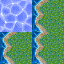

The image is a tile-based game level rendered from a .tmx file. Its description and complete source (layers, tilesets, objects, tile grids) follow:
An orthogonal 2x2 tile map with 32x32 px tiles, 1 tile layer (Water), 3 tilesets.

<map version="1.0" orientation="orthogonal" width="2" height="2" tilewidth="32" tileheight="32">
 <tileset firstgid="1" name="worldmap2ao8" tilewidth="32" tileheight="32">
  <image source="../TileSets/worldmap2ao8.png" width="256" height="1460" />
 </tileset>
 <tileset firstgid="361" name="worldmap2ao8" tilewidth="32" tileheight="32">
  <image source="../TileSets/worldmap2ao8.png" width="256" height="1460" />
 </tileset>
 <tileset firstgid="721" name="land1nt4" tilewidth="32" tileheight="32">
  <image source="../TileSets/land1nt4.png" width="384" height="128" />
 </tileset>
 <layer name="Water" width="2" height="2">
  <data>
   <tile gid="725" />
   <tile gid="395" />
   <tile gid="395" />
   <tile gid="395" />
  </data>
 </layer>
</map>
